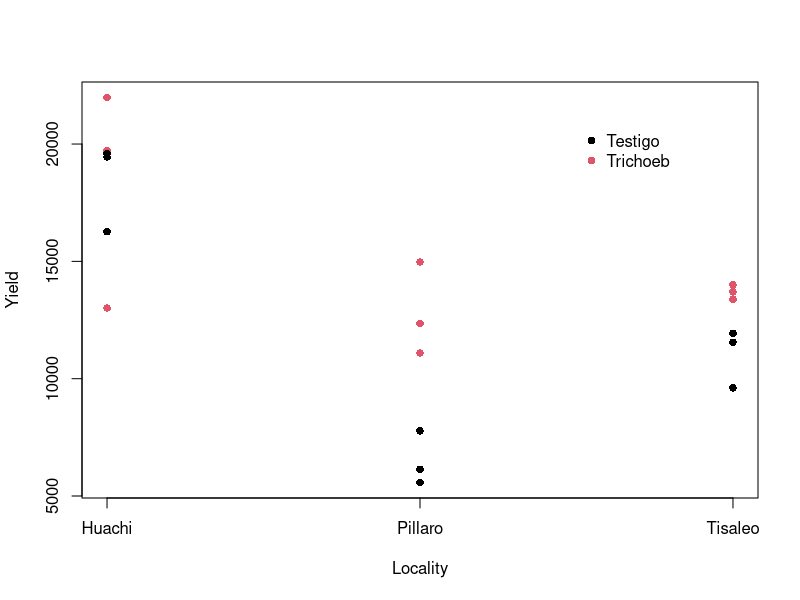
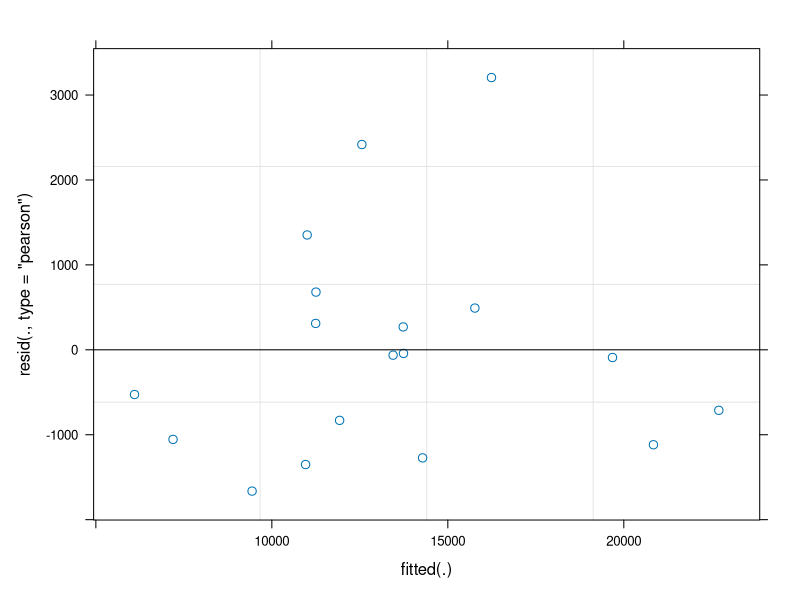
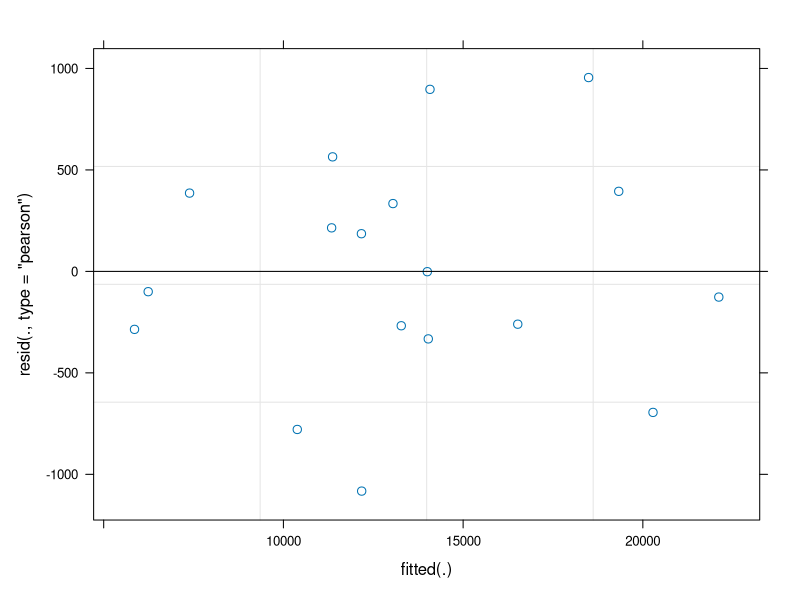
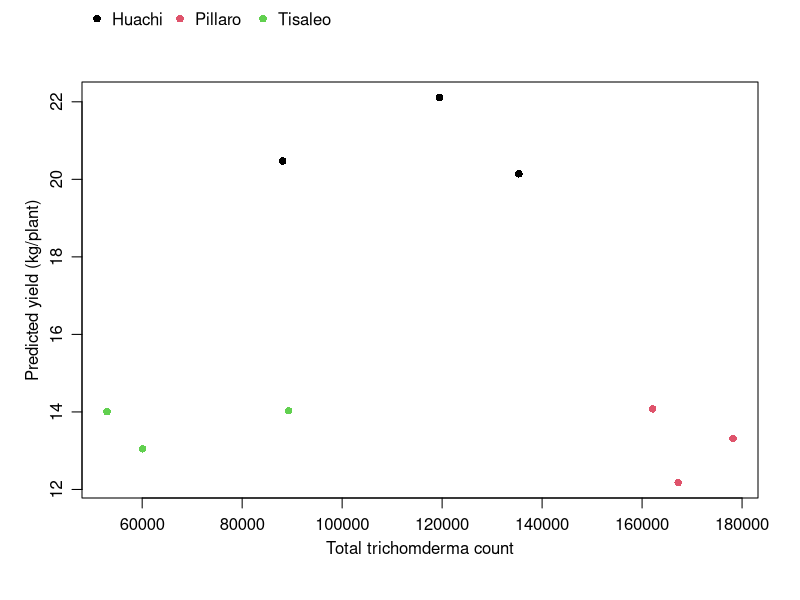

Here is the R script that generated these plots, in order:
## Analysis of Michelle's Trichoderma data

##@knitr getData
setwd('~/GitHub/Ecuador/ExptalData/Michelle')
library(readxl)
bbYield <- as.data.frame(read_excel("blackberryData.xlsx"))
bbTrich <- as.data.frame(read_excel("TrichodermBlackberry.xlsx"))
# Convert character columns to factors
for (i in names(bbYield)[sapply(bbYield, class)=='character']) bbYield[,i] <- factor(bbYield[,i])
for (i in names(bbTrich)[sapply(bbTrich, class)=='character']) bbTrich[,i] <- factor(bbTrich[,i])

##@knitr plotData
plot(as.numeric(bbTrich$Localidad), bbTrich$Yield,
     col=bbTrich$Treatment, xlab='Locality', ylab='Yield',
     xaxt='n', pch=16)
axis(1, 1:3, levels(bbTrich$Localidad)) # customise x-axis
legend(2.5, 21000, levels(bbTrich$Treatment), pch=16, col=1:2, bty='n')      

# toChk <- identify(as.numeric(bbTrich$Localidad), bbTrich$Yield)
bbTrich <- bbTrich[order(bbTrich$Localidad, bbTrich$Treatment, bbTrich$Replication),]
bbTrich$n <- as.vector(table(bbYield$replication, bbYield$treatment, bbYield$Localities))

##@knitr fitMM
library(lme4)
# Assuming the reason for the difference in harvest numbers is nothing to do with the treatment
mm1 <- lmer(Yield~n+Treatment+(1|Localidad)+(1|Localidad:Replication),
            data=bbTrich)
# mm1 <- lmer(Yield~poly(n, 2)+Treatment+(1|Localidad)+(1|Localidad:Replication),
#             data=bbTrich)
# mm1 <- lmer(Yield~Treatment+n+(1|Localidad)+(1|Localidad:Replication),
#             data=bbTrich)
plot(mm1)
summary(mm1)
anova(mm1)
fixef(mm1)
confint(mm1, 'n')
confint(mm1, 'TreatmentTrichoeb')

# Predictions
newData <- bbTrich[,c('Localidad','Replication','Treatment','n')]
newData$n <- 18
newData$preds <- predict(mm1, newdata=newData)
tapply(newData$preds, newData[,c("Localidad","Treatment")], mean)

mm2 <- lmer(Yield~n+Treatment+Treatment:Localidad+(1|Localidad)+(1|Localidad:Replication),
            data=bbTrich)
# mm1 <- lmer(Yield~poly(n, 2)+Treatment+(1|Localidad)+(1|Localidad:Replication),
#             data=bbTrich)
# mm1 <- lmer(Yield~Treatment+n+(1|Localidad)+(1|Localidad:Replication),
#             data=bbTrich)
plot(mm2)
summary(mm2)
anova(mm2)
confint(mm2, 'n')
confint(mm2, 'TreatmentTrichoeb')
confint(mm2, 'TreatmentTrichoeb:LocalidadPillaro')
confint(mm2, 'TreatmentTrichoeb:LocalidadTisaleo')

newData$preds2 <- predict(mm2, newdata=newData)
tapply(newData$preds2, newData[,c("Localidad","Treatment")], mean)

## Related trichoderm populations to yield
# Total trichoderma counts versus predicted total yield (from mm2)
ttYld <- aggregate(newData$preds2, newData[,c("Localidad","Treatment","Replication")], mean)
ttMerge <- merge(ttYld, bbTrich)
par(mgp=c(2,0.8,0))
plot(apply(ttMerge[ttMerge$Treatment=='Trichoeb', grep('onth', names(ttMerge))], 1, sum),
     ttMerge[ttMerge$Treatment=='Trichoeb','x']/1000, xlab='Total trichomderma count',
     ylab='Predicted yield (kg/plant)', col=ttMerge[ttMerge$Treatment=='Trichoeb','Localidad'],
     pch=16)
pc <- par()$usr
legend(pc[1], pc[4]+(pc[4]-pc[3])/5, levels(ttMerge$Localidad), pch=16, col=1:3, bty='n',
       ncol=3, xpd=TRUE)

# First sum the yields by month
bbYldM <- aggregate(bbYield[,'Yield'], bbYield[,c("Localities","treatment","Date","replication")],
                    mean, na.rm=TRUE)
